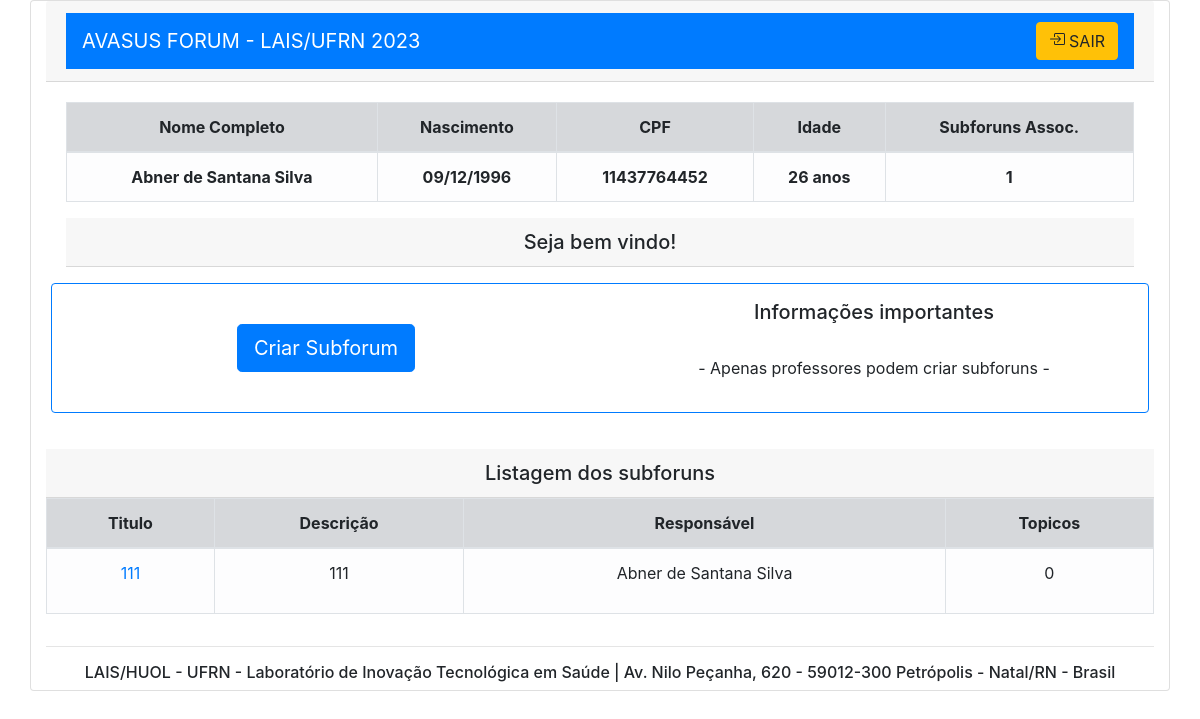
Before: /pag-inicial (signed in) with the older database file.
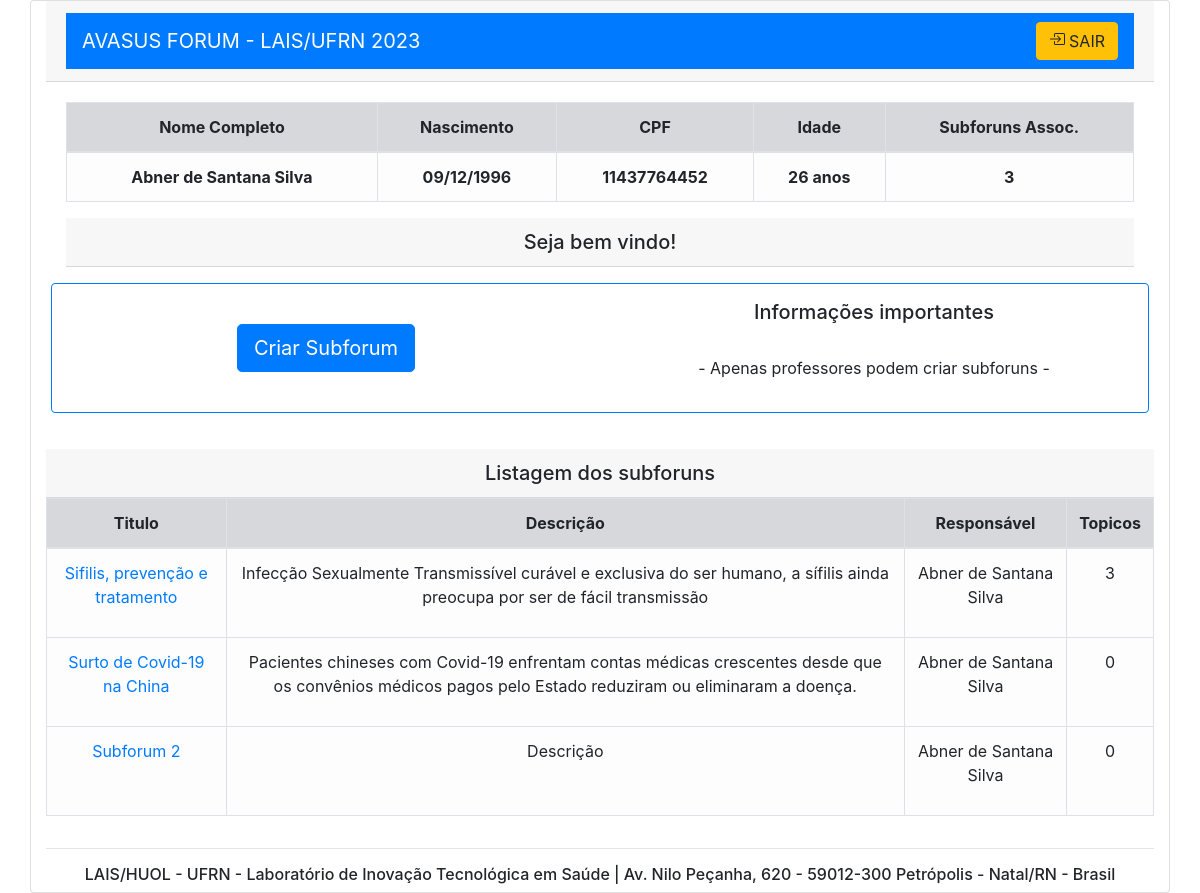
After: the same page with the newer database file.
### forum/models.py (models this page shows, shortened)
class CustomUser(AbstractUser):
    username = None
    nome_completo = models.CharField(max_length=60, default=' ')
    nome_social = models.CharField(max_length=50, default=' ')
    cpf = models.CharField(primary_key=True,  max_length=11)
    nasc = models.DateField(default=timezone.now)
    estado = models.CharField(max_length=2, default=' ')
    cidade = models.CharField(max_length=50, default=' ')
    TIPO_USUARIO = (
        ("PROF", "Professor"),
        ("ALU", "Aluno"),
    )
    perfil = models.CharField(choices=TIPO_USUARIO, max_length=4, default='ALU')
    objects = UserManager()
    USERNAME_FIELD = 'cpf'
    REQUIRED_FIELDS = []

class Subforum(models.Model):
    cod_subforum = models.AutoField(primary_key=True)
    autor = models.ForeignKey(CustomUser, on_delete=models.CASCADE)
    nome_autor = models.CharField(max_length=50, default=' ')
    cat_subforum = models.ForeignKey(Categoria, on_delete=models.CASCADE)
    nome_social = models.CharField(max_length=50, default=' ')
    titulo = models.CharField(max_length=120, default=' ')
    descricao = models.CharField(max_length=512, default=' ')
    data_criacao = models.DateTimeField(default=timezone.now)
    ESTADO = (
        ("ATV", "Ativado"),
        ("TRC", "Trancado"),
    )
    estado = models.CharField(choices=ESTADO, max_length=4, default='ATV')

### forum/views.py (the view, shortened to what this page needs)
# urls.py: path('pag-inicial', pag_inicial, name='pag-inicial'),
def pag_inicial(request):
    if request.user.is_authenticated == True:
        cpf = request.user.cpf
        nome = request.user.nome_completo
        nasc = CustomUser.objects.filter(cpf=cpf).values_list('nasc')
        dias_ano = 365.2425
        idade = int((datetime.date.today() - nasc[0][0]).days / dias_ano)
        perfil =  CustomUser.objects.filter(cpf=cpf).values_list('perfil')
        if  perfil[0][0] == 'ALU':
            bloquear = 'disabled'
        else:
            bloquear=''
        _cpf = CustomUser.objects.filter(cpf=cpf)
        subforuns_assoc = len(VinculoSubforum.objects.filter(aluno=_cpf[0]))
        vinculo_subforum =VinculoSubforum.objects.values_list('aluno', 'cod_subforum').filter(aluno=_cpf[0])
        subforums = list(Subforum.objects.values_list('titulo','descricao', 'nome_autor','cod_subforum', 'autor_id') )
        topicos = list((Topico.objects.values('cod_subforum').annotate(dcount=Count('cod_subforum'))))
        listagem_subforums = []
        for titulo, descricao, autor, cod_subforum, autor_id in subforums:
            for cod_vinc in vinculo_subforum:
                if cod_subforum == cod_vinc[1]:
                    for n in topicos:
                        if cod_subforum == n['cod_subforum']:
                            listagem_subforums.append((titulo, descricao,autor,cod_subforum,n['dcount']))
                    try:
                        if listagem_subforums[-1][3] != cod_subforum:
                            listagem_subforums.append((titulo, descricao,autor,cod_subforum,0))
                    except:
                        listagem_subforums.append((titulo, descricao,autor,cod_subforum,0))
        context = {
            'cpf' : str(cpf),
            'nome' : str(nome),
            'idade' : str(idade),
            'nasc' : nasc[0][0],
            'bloquear' : bloquear,
            'subforuns_assoc' : subforuns_assoc,
            'listagem_subforums' : listagem_subforums
        }
        return render(request, "pag-inicial.html", context)
    else:
        return redirect('/') # se nao autenticado redireciona pra login

### forum/templates/pag-inicial.html (shortened to what this page needs)
<!DOCTYPE html>
<html lang="pt-br">
  <head>
    <link
    href="//maxcdn.bootstrapcdn.com/bootstrap/4.0.0/css/bootstrap.min.css"
    rel="stylesheet"
    id="bootstrap-css"
  />
  <link rel="stylesheet" href="https://cdn.jsdelivr.net/npm/bootstrap-icons@1.8.1/font/bootstrap-icons.css">
  </head>
  <body>
      <div class="text-center text-lg-start ">
        <form action="" method="POST">
          <div class="card container ">
            <div class="card-header">
              <nav class="navbar navbar-dark bg-primary">
                <a class="navbar-brand" href="/">AVASUS FORUM - LAIS/UFRN 2023 </a>
                <form class="form-inline my-2 my-lg-0">
                  <a href="{% url 'logout' %}" class=" btn btn-warning ">
                    SAIR</a>
                </form>
              </nav>
            </div>
            <div class="card-body ">
              <table class="table table-bordered  table-hover ">
                <thead class="table-light">
                  <tr>
                    <td class="table-secondary"><b>Nome Completo</b></td>
                    <td class="table-secondary"><b>Nascimento</b></td>
                    <td class="table-secondary"><b>CPF</b></td>
                    <td class="table-secondary"><b>Idade</b></td>
                    <td class="table-secondary"><b>Subforuns Assoc.</b></td>
                  </tr>
                </thead>
                <tbody>
                  <tr>
                    <td class="table-light"><b>{{nome}}</b></td>
                    <td class="table-light"><b>{{nasc | date:"d/m/Y"}}</b></td>
                    <td class="table-light"><b>{{cpf}}</b></td>
                    <td class="table-light"><b>{{idade}} anos</b></td>
                    <td class="table-light"><b> {{subforuns_assoc}} </b></td>
                  </tr>
                </tbody>
              </table>
              <div class="card-header h5">
                Seja bem vindo!
              </div>
            <div class="row border border-primary rounded py-3 my-3">
              <div class="col-sm  ">
<br>
<button  type="button" class="btn btn-primary btn-lg" data-toggle="modal" data-target="#exampleModalCenter" {{bloquear}}>
  Criar Subforum
</button>
      </form>
      </div>
                <br>
              <div class="col-sm">
                <p class="h5"> Informações importantes </p><br>
                <p>- Apenas professores podem criar subforuns -</p>
              </div>
          <div class="card-header h5">
            Listagem dos subforuns
          </div>
          <table class="table table-bordered  table-hover">
            <thead class="table-light" >
              <tr>
                <td class="table-secondary" ><b>Titulo </b></td>
                <td class="table-secondary" ><b>Descrição</b></td>
                <td class="table-secondary" ><b>Responsável</b></td>
                <td class="table-secondary" ><b>Topicos</b></td>
              </tr>
            </thead>
            <tbody>
              {% for titulo , descricao, responsavel, cod_subforum, topicos in listagem_subforums %}
              <tr>
              <td  class="table-light" >  <a href={{cod_subforum}}>{{titulo}}</a> </td>
              <td  class="table-light" >
                  <p> {{descricao}}</p>
              </td>
              <td  class="table-light">
                  <p>{{responsavel}}</p>
              </td>
              <td  class="table-light">
                   <p> {{topicos}}</p>
              </td>
              </tr>
              {% endfor %}
            </tbody>
          </table>
            <hr>
            <footer>
              <p class="h6">LAIS/HUOL - UFRN - Laboratório de Inovação Tecnológica em Saúde | Av. Nilo Peçanha, 620 - 59012-300 Petrópolis - Natal/RN - Brasil </p>
              </footer>
  </body>
</html>

Changed rows visible on the page:
removed Subforum: listagem_subforums "111", listagem_subforums "111", listagem_subforums "Abner de Santana Silva"
added Subforum: listagem_subforums "Sifilis, prevenção e tratamento", listagem_subforums "Infecção Sexualmente Transmissível curável e exclusiva do ser humano, a sífilis ainda preocupa por ser de fácil transmissão", listagem_subforums "Abner de Santana Silva"
added Subforum: listagem_subforums "Surto de Covid-19 na China", listagem_subforums "Pacientes chineses com Covid-19 enfrentam contas médicas crescentes desde que os convênios médicos pagos pelo Estado reduziram ou eliminaram a doença.", listagem_subforums "Abner de Santana Silva"
added Subforum: listagem_subforums "Subforum 2", listagem_subforums "Descrição", listagem_subforums "Abner de Santana Silva"
Other visible differences:
{{ subforuns_assoc }}: "1" → "3"
new list line: "3"
new list line: "0"
list line gone: "0"
